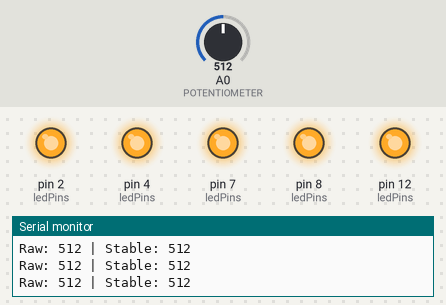
Simulated run of this sketch. Board: Arduino Uno, built with avr-gcc and run on an emulated ATmega328P. Parts: output pins drawn as LEDs (lit = HIGH), the last lines printed to the serial monitor. The inputs (shaded band) are chosen by the test bench; at power-on: A0 (POTENTIOMETER) = 512.

Above: at 1.2 s.
1.3 s: A0 (POTENTIOMETER) set to 466
4.3 s: A0 (POTENTIOMETER) set to 436
At 5.4 s:
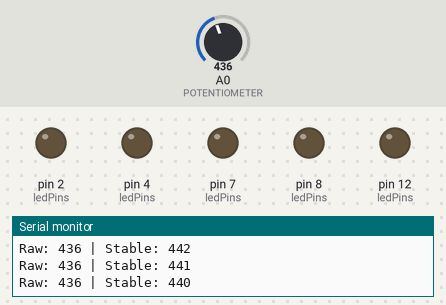
6.4 s: A0 (POTENTIOMETER) set to 486
9.4 s: A0 (POTENTIOMETER) set to 514
At 11.2 s:
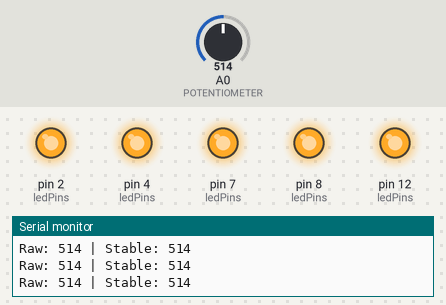
11.5 s: A0 (POTENTIOMETER) set to 440
At 13.8 s:
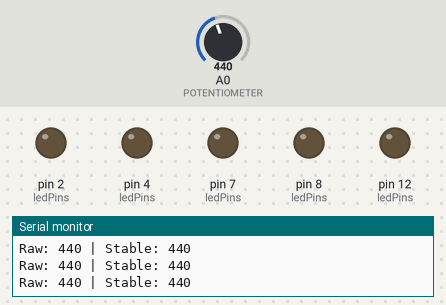
Timing chart, 0 to 15.0 s (numbered marks = the images above; inputs shaded):
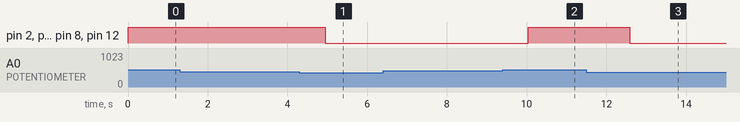

Measured:
- the behaviour switches between 451 and 450 on A0 (POTENTIOMETER) (found by bisection; images 0 and 1)
- the behaviour switches between 499 and 500 on A0 (POTENTIOMETER) (found by bisection; images 1 and 2)
- after the input at 4.3 s, pin 2 (ledPins), pin 4 (ledPins), pin 7 (ledPins), pin 8 (ledPins), pin 12 (ledPins): HIGH → LOW after 0.65 s
- after the input at 9.4 s, pin 2 (ledPins), pin 4 (ledPins), pin 7 (ledPins), pin 8 (ledPins), pin 12 (ledPins): LOW → HIGH after 0.64 s
- after the input at 11.5 s, pin 2 (ledPins), pin 4 (ledPins), pin 7 (ledPins), pin 8 (ledPins), pin 12 (ledPins): HIGH → LOW after 1.1 s

The sketch:

solution.ino
```cpp
#define POTENTIOMETER A0
constexpr int led1 = 2;
constexpr int led2 = 4;
constexpr int led3 = 7;
constexpr int led4 = 8;
constexpr int led5 = 12;
const int NUM_LEDS = 5;
const int ledPins[NUM_LEDS] = { led1, led2, led3, led4, led5 };

const int ON_THRESHOLD = 500;
const int OFF_THRESHOLD = 450;
bool on = false;

const int VALUE_THRESHOLD = 50;
int values[VALUE_THRESHOLD] = {
  0, 0, 0, 0, 0, 0, 0, 0, 0, 0,
  0, 0, 0, 0, 0, 0, 0, 0, 0, 0,
  0, 0, 0, 0, 0, 0, 0, 0, 0, 0,
  0, 0, 0, 0, 0, 0, 0, 0, 0, 0,
  0, 0, 0, 0, 0, 0, 0, 0, 0, 0
};

void setup() {
  Serial.begin(9600);
  pinMode(POTENTIOMETER, INPUT);
  for (int i = 0; i < NUM_LEDS; i++) {
    pinMode(ledPins[i], OUTPUT);
  }

  int initial = analogRead(POTENTIOMETER);
  for (int i = 0; i < VALUE_THRESHOLD; i++) {
    values[i] = initial;
  }
}

int getAvg(int numArrLen, int numArr[]);
void appendValue(int value);
void lightUpLeds(bool value);
void loop() {
  int raw = analogRead(POTENTIOMETER);
  appendValue(raw);
  int stable = getAvg(VALUE_THRESHOLD, values);
  Serial.print("Raw: ");
  Serial.print(raw);
  Serial.print(" | Stable: ");
  Serial.println(stable);

  if (stable >= ON_THRESHOLD) {
    on = true;
  } else if (stable <= OFF_THRESHOLD) {
    on = false;
  }
  lightUpLeds(on);
}

int getAvg(int numArrLen, int numArr[]) {
  long sum = 0;
  for (int i = 0; i < numArrLen; i++) {
    sum += numArr[i];
  }
  return sum / numArrLen;
}

void appendValue(int value) {
  for (int i = 0; i < VALUE_THRESHOLD - 1; i++) {
    values[i] = values[i + 1];
  }
  values[VALUE_THRESHOLD - 1] = value;
}

void lightUpLeds(bool value) {
  for (int i = 0; i < NUM_LEDS; i++) {
    digitalWrite(ledPins[i], value);
  }
}
```
